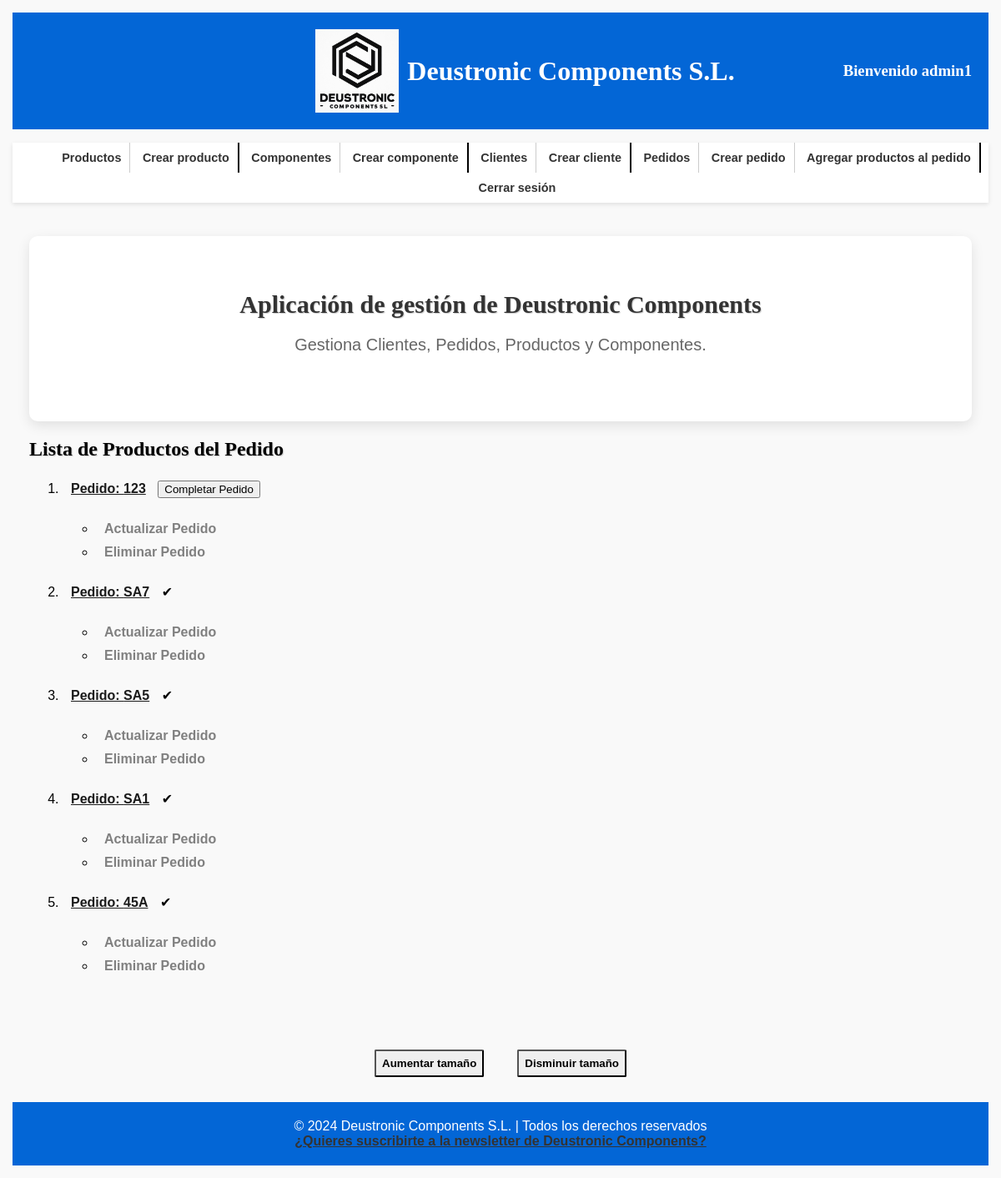
Screenshot of /appDeustronicComponents/pedido_productos/ (signed in) with the database file from the repository.
### appDeustronicComponents/models.py (models this page shows, shortened)
class Pedido(models.Model):
    cod_ref_ped = models.CharField(max_length=100, primary_key=True)
    fecha = models.DateField()
    cliente = models.ForeignKey(Cliente, on_delete=models.CASCADE)
    created = models.DateTimeField(auto_now_add=True)
    updated = models.DateTimeField(auto_now=True)
    precio_total = models.DecimalField(max_digits=10, decimal_places=2, default=0)
    estado = models.CharField(max_length=20, default='en proceso')
    class Meta:
        verbose_name_plural = "pedidos"
        verbose_name = "pedido"
        ordering = ["-created"]

### appDeustronicComponents/views.py (the view)
# urls.py: path('pedido_productos/', PedidoListView.as_view(), name='lista_pedido_productos'),
class PedidoListView(ListView):
    model = Pedido
    template_name = 'appDeustronicComponents/pedido_producto_list.html'
    context_object_name = 'pedidos'
    @method_decorator(login_required)
    def dispatch(self, request, *args, **kwargs):
        return super().dispatch(request, *args, **kwargs)

### templates/appDeustronicComponents/pedido_producto_list.html (shortened to what this page needs)
{% extends 'base.html' %}
{% block contenido %}
    <h2 class="izq">Lista de Productos del Pedido</h2>
    <ul class="lista">
        {% for pedido in pedidos %}
            <li id="pedido-{{ pedido.pk }}">
                <a href="{% url 'detalle_pedido_producto' pedido.pk %}">Pedido: {{ pedido.cod_ref_ped }}</a>
                {% if pedido.estado == 'completado' %}
                    <span class="estado-completado">&#10004;</span>
                {% elif pedido.estado == 'en proceso' %}
                    <button class="btn-completar" data-id="{{ pedido.pk }}"
                            data-url="{% url 'update_pedido_estado' pedido.pk %}">Completar Pedido
                    </button>
                {% endif %}
            </li>
            <ul>
                <li><a href="{% url 'actualizar_pedido' pk=pedido.pk %}">Actualizar Pedido</a></li>
                <li><a href="{% url 'eliminar_pedido' pk=pedido.pk %}">Eliminar Pedido</a></li>
            </ul>
        {% empty %}
            <li>No hay pedidos con productos.</li>
        {% endfor %}
    </ul>
{% endblock %}

### templates/base.html (shortened to what this page needs)
<!DOCTYPE html>
<html lang="es">
<head>
    {% load static %}
    <link rel="stylesheet" href="{% static 'css/style.css' %}">
</head>
<body>
<header>
    <div class="logo-container">
        <a href="/appDeustronicComponents/">
            <img src="{% static 'images/logo.jpg' %}" alt="Deustronic Components Logo">
        </a>
        <h1>Deustronic Components S.L.</h1>
    </div>
    <div class="Bienvenida">
        <h3>
            Bienvenido {{ request.user.username }}
        </h3>
    </div>
</header>
<nav>
    <ul id="listaNav">
        <li><a href="{% url 'lista_productos' %}">Productos</a></li>
        <li class="separador"><a href="{% url 'crear_producto' %}">Crear producto</a></li>
        <li><a href="{% url 'lista_componentes' %}">Componentes</a></li>
        <li class="separador"><a href="{% url 'crear_componente' %}">Crear componente</a></li>
        <li><a href="{% url 'lista_clientes' %}">Clientes</a></li>
        <li class="separador"><a href="{% url 'crear_cliente' %}">Crear cliente</a></li>
        <li><a href="{% url 'lista_pedido_productos' %}">Pedidos</a></li>
        <li><a href="{% url 'crear_pedido' %}">Crear pedido</a></li>
        <li class="separador"><a href="{% url 'crear_pedido_producto' %}">Agregar productos al pedido</a></li>
        <li><a href="{% url 'logout' %}">Cerrar sesión</a></li>
    </ul>
</nav>
<div id="content">
    <section class="main-section">
        <h2>Aplicación de gestión de Deustronic Components</h2>
        <p>Gestiona Clientes, Pedidos, Productos y Componentes.</p>
    </section>
    {% block contenido %}{% endblock %}
</div>
<div id="tamaño_texto">
    <button id="aumentar">Aumentar tamaño</button>
    <button id="disminuir">Disminuir tamaño</button>
</div>
<footer>
    &copy; 2024 Deustronic Components S.L. | Todos los derechos reservados
    <br>
    <a href="{% url 'mail' %}" class="newsletter">¿Quieres suscribirte a la newsletter de Deustronic Components?</a>
</footer>
</body>
</html>

### static/css/style.css (style rules this page uses)
html { box-sizing: border-box; font-size: 62.5%; }
*, *:before, *:after { box-sizing: inherit; }
img { max-width: 100%; display: flex; }
h1, h2, h3 { font-family: "Playfair Display", serif; }
h2 { text-align: center; text-shadow: 1px 1px 1px rgba(0, 0, 0, 0.2); }
.izq { text-align: left; }
body { font-family: Arial, sans-serif; margin: 1rem; padding: 0.5rem; background-color: #f9f9f9; font-size: 1.6rem; }
header { background-color: #0366d6; padding: 20px; color: #fff; display: flex; justify-content: space-between; align-items: center; text-align: center; }
.logo-container { margin-left: 30rem; display: flex; align-items: center; justify-content: center; flex-grow: 1; }
.logo-container h1 { margin: 0; }
.Bienvenida { display: flex; align-items: center; justify-content: flex-end; text-align: right; flex-grow: 1; margin-left: auto; }
nav { background-color: #fff; box-shadow: 0 2px 5px rgba(0, 0, 0, 0.1); text-align: center; }
nav ul li:last-child { border-right: 0; }
a { color: #333; font-weight: bold; transition: color 0.3s ease; text-decoration: underline; }
#content { margin: 20px auto; padding: 20px; min-width: 100%; max-width: 100%; display: block; }
.main-section { background-color: #fff; border-radius: 10px; box-shadow: 0 5px 15px rgba(0, 0, 0, 0.1); padding: 40px; text-align: center; }
.main-section h2 { color: #333; font-size: 3rem; margin-bottom: 20px; }
.main-section p { color: #666; font-size: 2rem; margin-bottom: 40px; text-align: center; }
footer { background-color: #0366d6; color: #fff; text-align: center; padding: 20px 0; }

### rows the page displays
Pedido: cod_ref_ped "123"
Pedido: cod_ref_ped "SA7"
Pedido: cod_ref_ped "SA5"
Pedido: cod_ref_ped "SA1"
Pedido: cod_ref_ped "45A"

### other values shown
{{ request.user.username }} "admin1"
